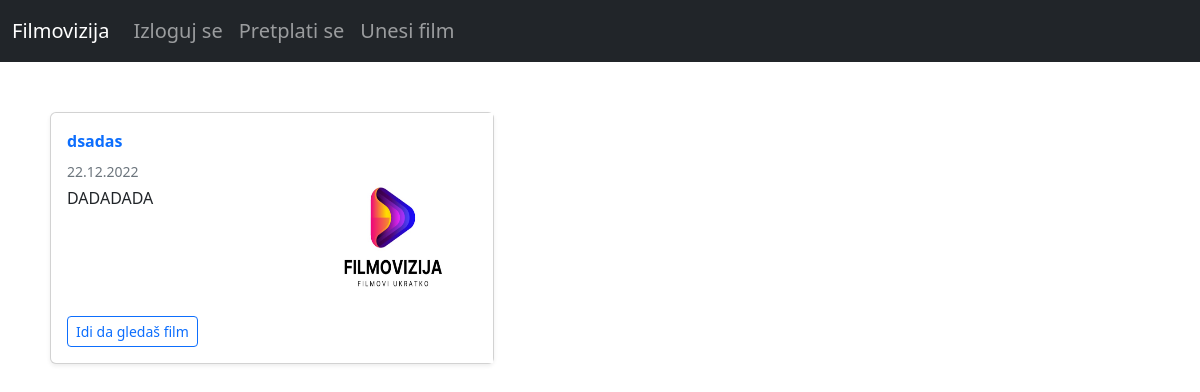
Screenshot of /index.php (signed in) with the database file from the repository.
### tables this page shows
CREATE TABLE `filmovi` (
  `id` int(6) UNSIGNED NOT NULL,
  `Ime_filma` varchar(30) NOT NULL,
  `vrsta` int(30) NOT NULL,
  `naziv` varchar(30) NOT NULL,
  `Opis` text NOT NULL,
  `putanja` varchar(100) NOT NULL,
  `Datum` varchar(30) NOT NULL
);

### index.php (the view, shortened to what this page needs)
<?php
include './database/conn.php';
?>
<!DOCTYPE html>
<html lang="en">
<head>
  <link href="https://cdn.jsdelivr.net/npm/bootstrap@5.2.3/dist/css/bootstrap.min.css" rel="stylesheet">
</head>
<body>
<?php
  include './components/navbar1.php';
?>
<div style="padding:50px;" class="row">
   <?php
      $sql1 = "SELECT * FROM filmovi";
      $result1 = mysqli_query($conn, $sql1);
      $row1 = $result1->fetch_assoc();
      if(isset($_SESSION["s"]))
      {
         do
         {
            echo '<div class="col-md-5">
            <div class="card flex-md-row mb-4 shadow-sm h-md-250">
               <div class="card-body d-flex flex-column align-items-start">
                  <strong class="d-inline-block mb-2 text-primary">'.$row1["Ime_filma"].'</strong>
                  <div class="mb-1 text-muted small">'.$row1["Datum"].'</div>
                  <p class="card-text mb-auto">'.$row1["Opis"].'</p>
                  <a class="btn btn-outline-primary btn-sm" role="button" href="pages/film.php?id='.$row1["id"].'">Idi da gledaš film</a>
               </div>
               <img class="card-img-right flex-auto d-none d-lg-block" alt="Thumbnail [200x250]" src="slike/filmovizija.jpg" style="width: 200px; height: 250px;">
            </div>
         </div>';
         }
         while ($row1 = mysqli_fetch_assoc($result1)) ;
    }
    else
    {
      echo '<html><h1>MORATE SE ULOGOVATI DA BI GLEDALI FILMOVE!</h1></html>';
    }
   ?>
</div>
</body>
</html>

### rows the page displays
filmovi: Ime_filma "dsadas", Datum "22.12.2022", Opis "DADADADA"
